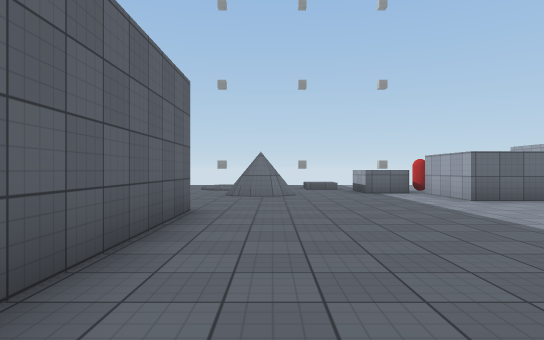
View 1 (above)

17 first-person views from a walk through a 3-D level made in the Unity game engine. The camera is 1.3 m above the floor, looks level and sees 75° across. The floor is counted in squares, 2 m on a side. Each view is taken from the middle of a square. On the plan, view 1 faces up. The plan holds only what a view shows up to about 10 squares ahead; the rest is blank. The place goes on beyond the plan. The player is left out. Some animated figures are left out. Surface patterns are stand-ins for the level's own textures.

View 2
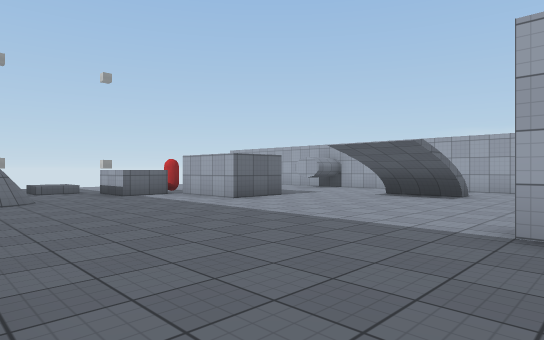

View 3
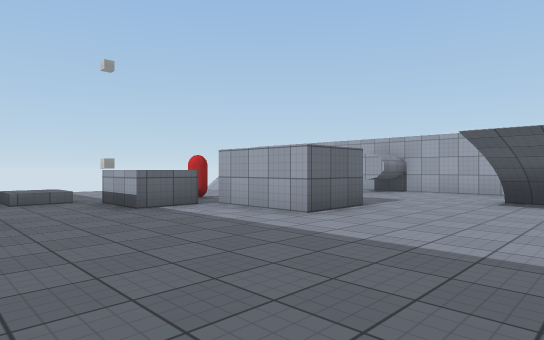

View 4
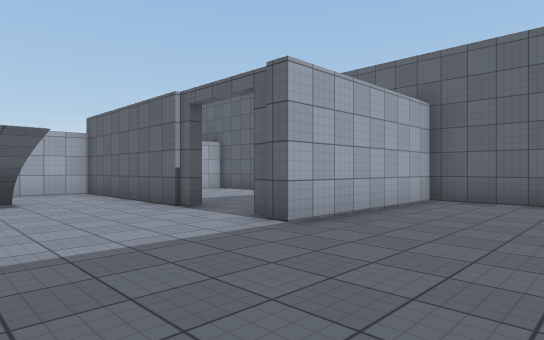

View 5
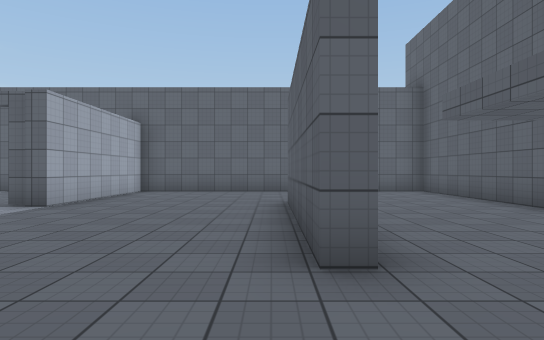

View 6
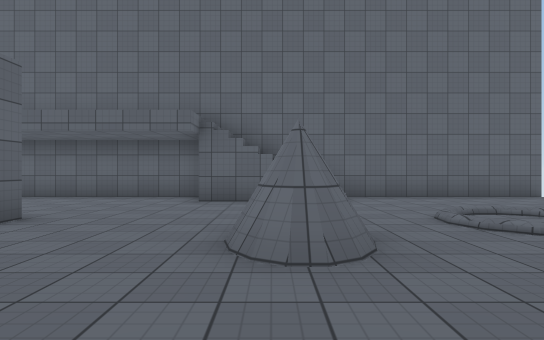

View 7
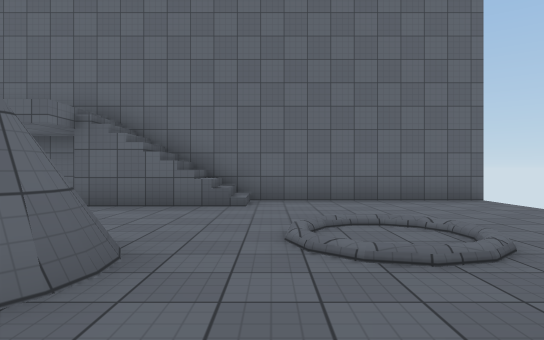

View 8
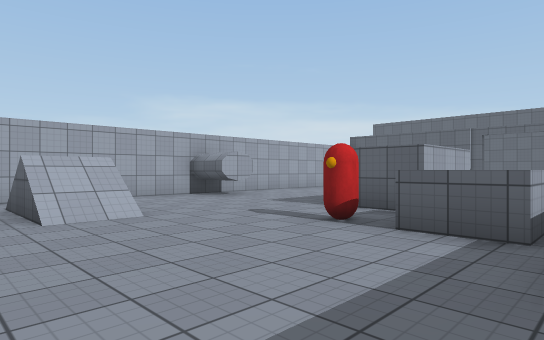

View 9
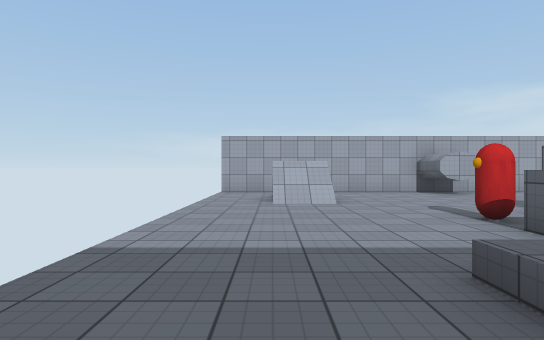

View 10
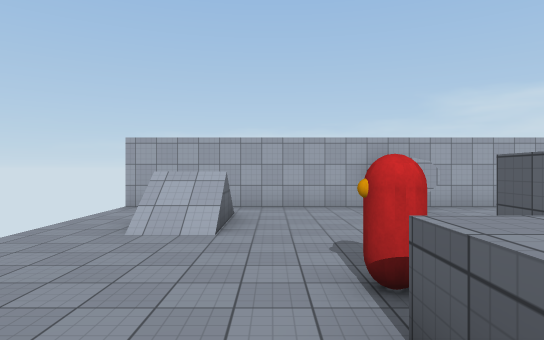

View 11
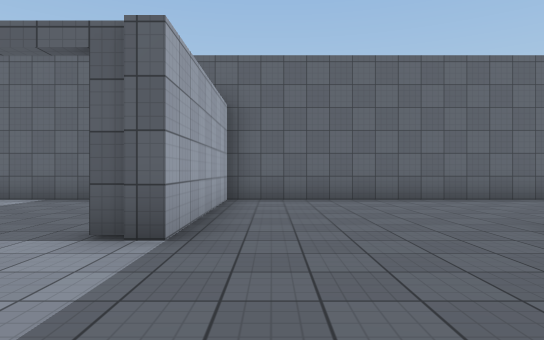

View 12
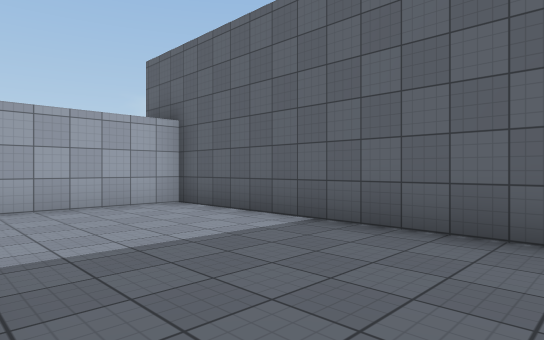

View 13
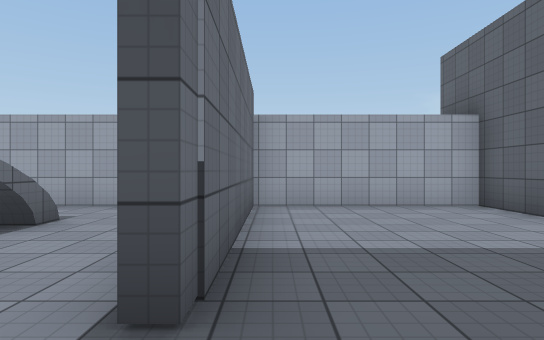

View 14
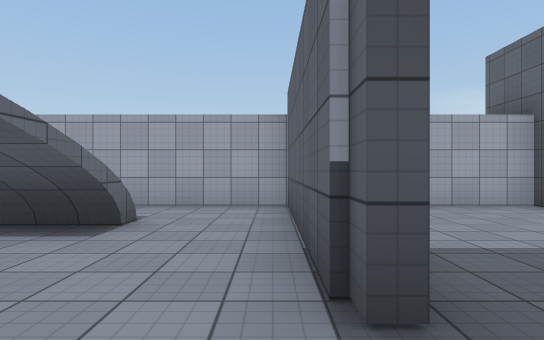

View 15
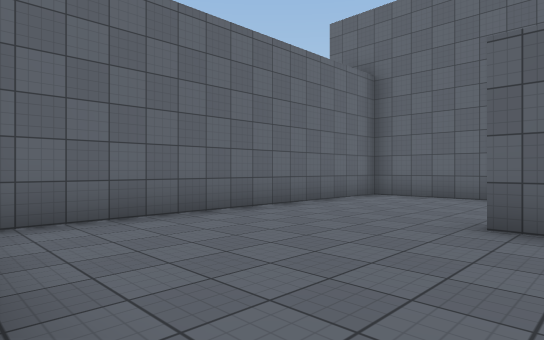

View 16
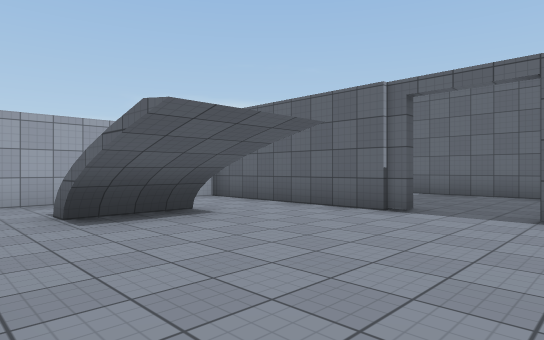

View 17
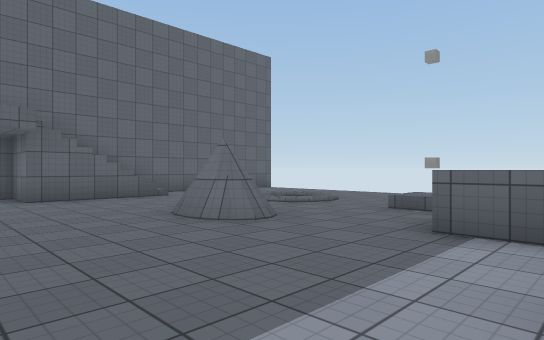

### Floor plan
Key: @ floor where view 1 was taken; # wall or solid block; . main floor; : floor 0.25 m higher than the main floor; / step, stairs or slope; ^ raised ledge; O other object.
Columns run from 6 left of view 1 to 11 right of it. Each row starts with its distance up from view 1.
 16 #                #
 15 #...   ..........#
 14 #............///.#
 13 #....:.//....///.#
 12 #.../..//........#
 11 #...//...^O......#
 10 #/...//..^.......#
  9 #/...##....#...###
  8 #/.........#.....#
  7 #................#
  6 #................#
  5 #...#........#^..#
  4 #...#........#^..#
  3 #...#............#
  2 #...#.......######
  1 #...#....#.......#
  0 #.....@..#.......#
 -1 #........#.......#
 -2 #........#.......#
 -3 ##################

Positions as (right, up) in squares from view 1, and headings:
1: (0, 0), facing up
2: (-1, 1), facing up-right
3: (0, 4), facing up-right
4: (0, 5), facing down-right
5: (-1, 8), facing down
6: (3, 9), facing left
7: (2, 11), facing left
8: (2, 15), facing down-right
9: (0, 14), facing right
10: (2, 12), facing right
11: (2, 5), facing down
12: (4, 1), facing down-right
13: (4, 1), facing right
14: (4, 2), facing right
15: (3, 2), facing down-left
16: (3, 7), facing down-right
17: (4, 6), facing up-left
